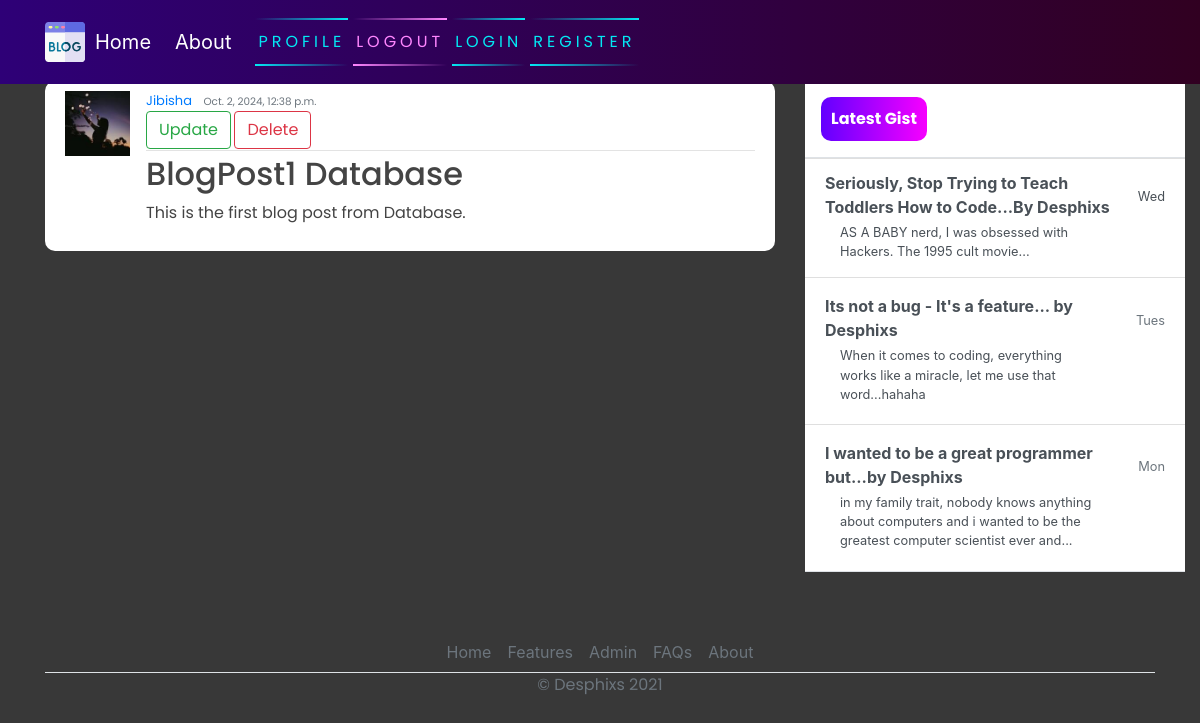
The app's page /post/1/ (signed in) with its own data.
### blog/models.py (models this page shows, shortened)
class Post(models.Model):
    title = models.CharField(max_length=200)
    content = models.TextField()
    date_posted = models.DateTimeField(default=timezone.now)
    author = models.ForeignKey(User, on_delete=models.CASCADE)

### blog/views.py (the view)
# urls.py: path('post/<int:pk>/', PostDetailView.as_view(), name="blog-detail"),
class PostDetailView(LoginRequiredMixin, DetailView):
    model = Post

### blog/templates/blog/post_detail.html
{% extends 'blog/base.html' %}
{% block content %}
        <article class="media content-section">
            <img class="rounded-cirlce article-img" src="{{ object.author.profile.image.url }}" alt="">
            <div class="media-body">
              <div class="article-metadata">
                <a class="mr-2" href="#">{{ object.author }}</a>
                <small class="text-muted">{{ object.date_posted }}</small> <br>
                  {% if object.author == user %}
                    <div>
                        <a class="btn btn-outline-success" href="{% url 'blog-update' object.id %}">Update</a>
                        <a class="btn btn-outline-danger" href="{% url 'blog-delete' object.id %}">Delete</a>
                    </div>
                  {% endif %}
              </div>
              <h2><a class="article-title" href="#">{{ object.title }}</a></h2>
              <p class="article-content">{{ object.content }}</p>
            </div>
            <br>
          </article>
{% endblock content %}

### blog/static/blog/main.css (style rules this page uses)
body { background-color: rgb(56, 56, 56); margin-top: 5rem; background-size: contain; background-repeat: no-repeat; }
h1, h2, h3, h4, h5, h6, p { color: #444444; font-family: 'Poppins', sans-serif; }
.content-section { background: #ffffff; padding: 10px 20px; border-radius: 10px; margin-bottom: 20px; }
.article-title { color: #444444; }
.article-content { white-space: pre-line; }
.article-img { height: 65px; width: 65px; margin-right: 16px; }
.article-metadata { font-family: 'Poppins', sans-serif; padding-bottom: 1px; margin-bottom: 4px; font-size: 13px; border-bottom: 1px solid #e3e3e3 }

### records on screen
Post: author "Jibisha", date_posted "Oct. 2, 2024, 12:38 p.m.", title "BlogPost1 Database", content "This is the first blog post from Database."
